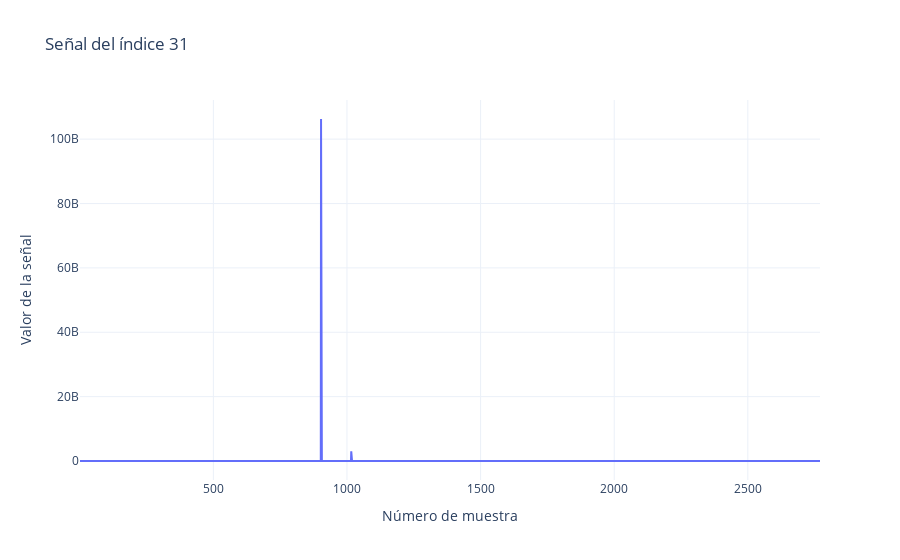

Notebook source saved alongside this figure:
### Code cell
plot_signal_by_index(dataset, 31)

### Figure 1 — Plotly figure (JSON) as saved in the notebook; plotly's stock layout.template omitted (floating-point values rounded to 4 significant figures; data arrays with more than 128 entries replaced by an {"elided": "..."} marker saying what was removed)
{"data": [{"hovertemplate": "Muestra: %{x}<br>Valor: %{y:.2f}", "mode": "lines", "name": "Señal de índice 31", "type": "scatter", "x": {"elided": "2770 int values"}, "y": {"elided": "2770 float values"}}], "layout": {"title": {"text": "Señal del índice 31"}, "xaxis": {"title": {"text": "Número de muestra"}}, "yaxis": {"title": {"text": "Valor de la señal"}}}}
